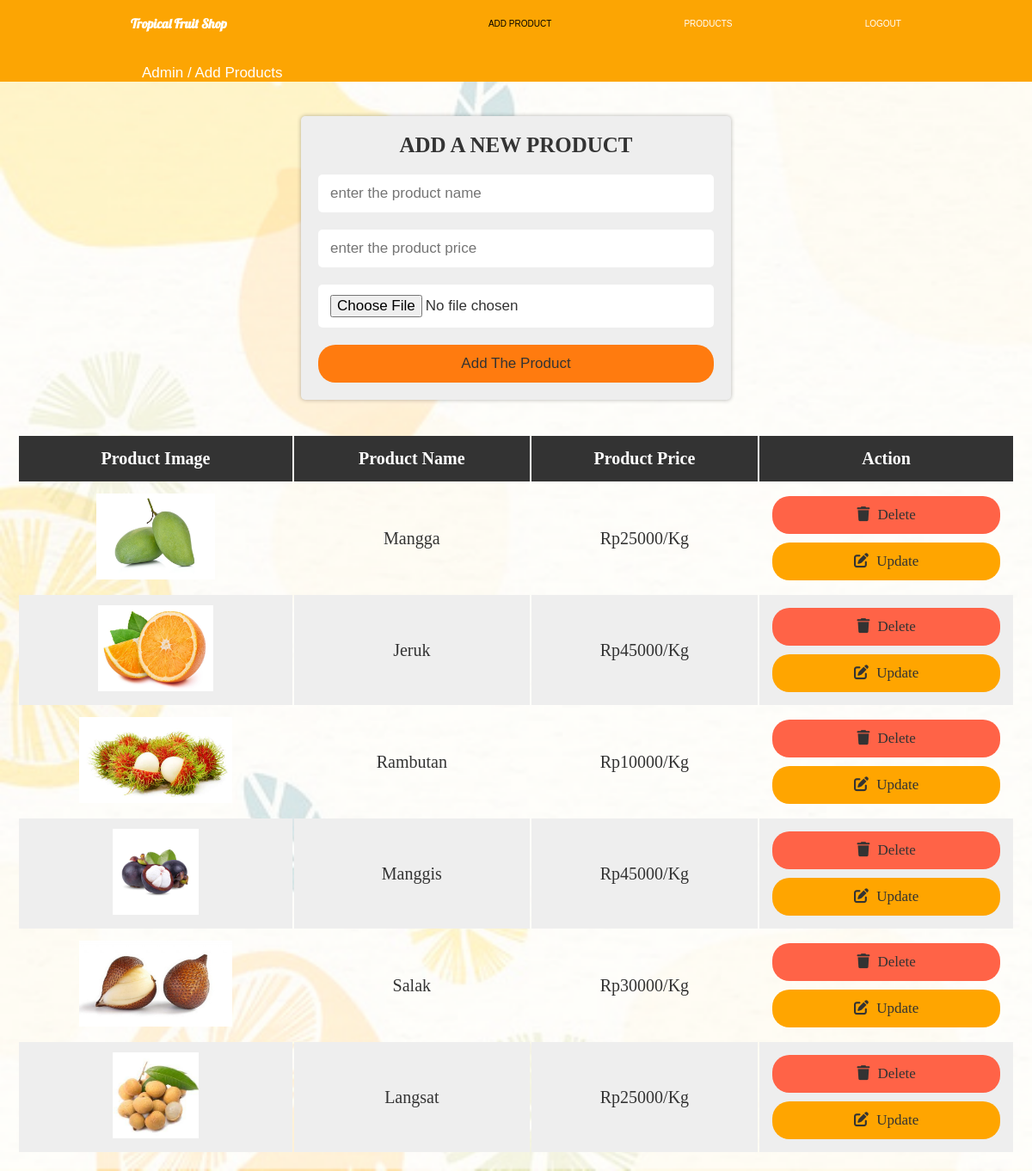
The app's page /admin.php with its own data.
### tables this page shows
CREATE TABLE `fruit` (
  `id` int(11) NOT NULL,
  `name` varchar(20) NOT NULL,
  `price` int(255) NOT NULL,
  `image` varchar(20) NOT NULL
);

### admin.php (the view, shortened to what this page needs)
<?php
require 'config.php';
?>
<!DOCTYPE html>
<html lang="en">
<head>
   <link rel="stylesheet" href="https://cdnjs.cloudflare.com/ajax/libs/font-awesome/6.0.0/css/all.min.css">
   <link rel="stylesheet" href="css/admin.css">
</head>
<body>
<nav>
		<div class="logo">
			<h1><a href="index.html">Tropical Fruit Shop</a></h1>
		</div>
			 <ul>
				<li class="active"><a href="admin.php">ADD PRODUCT</a></li>
				<li><a href="vproducts.php">PRODUCTS</a></li>
				<li><a href="logout.php">LOGOUT</a></li>
			 </ul>
	</nav>
	<section class="label">
		<div class="bagian">
			<p>Admin / Add Products</p>
		</div>
	</section>
<div clss="container">
<section>
<form action="" method="post" class="add-product-form" enctype="multipart/form-data">
   <h3>add a new product</h3>
   <input type="text" name="p_name" placeholder="enter the product name" class="box" required>
   <input type="number" name="p_price" min="0" placeholder="enter the product price" class="box" required>
   <input type="file" name="p_image" accept="image/png, image/jpg, image/jpeg" class="box" required>
   <input type="submit" value="add the product" name="add_product" class="btn">
</form>
</section>
<section class="display-product-table">
   <table>
      <thead>
         <th>product image</th>
         <th>product name</th>
         <th>product price</th>
         <th>action</th>
      </thead>
      <tbody>
         <?php
            $select_products = mysqli_query($conn, "SELECT * FROM `fruit`");
            if(mysqli_num_rows($select_products) > 0){
               while($row = mysqli_fetch_assoc($select_products)){
         ?>
         <tr>
            <td><img src="img/<?php echo $row['image']; ?>" height="100" alt=""></td>
            <td><?php echo $row['name']; ?></td>
            <td>Rp<?php echo $row['price']; ?>/Kg</td>
            <td>
               <a href="admin.php?delete=<?php echo $row['id']; ?>" class="delete-btn" onclick="return confirm('are your sure you want to delete this?');"> <i class="fas fa-trash"></i> delete </a>
               <a href="admin.php?edit=<?php echo $row['id']; ?>" class="option-btn"> <i class="fas fa-edit"></i> update </a>
            </td>
         </tr>
         <?php
            };
            }else{
               echo "<div class='empty'>no product added</div>";
            };
         ?>
      </tbody>
   </table>
</section>
</div>
</body>
</html>

### css/admin.css (style rules this page uses)
:root { --accent: #ffd079; --bg: #ffffff; --blue:#2980b9; --red:tomato; --orange:orange; --black:#333; --white:#fff; --bg-color:#eee; --dark-bg:rgba(0,0,0,.7); --box-shadow:0 .5rem 1rem rgba(0,0,0,.1); --border:.1rem solid #999; }
* { margin:0; padding:0; box-sizing: border-box; outline: none; border:none; text-decoration: none; text-transform: capitalize; }
body { background-image: url('../img/Untitled\ design.png'); background-repeat: no-repeat; background-attachment: fixed; background-size: cover; }
a { color: inherit; text-decoration: none; }
li a { font-family: sans-serif; }
.bagian { width:75%; margin:0 auto; }
.label { background-color: #FCA503; color: #fff; }
.label .bagian p { font-family: sans-serif; font-size: 17px; float: left; }
Nav { display: flex; background-color: #FCA503; justify-content: space-around; height: 55px; align-items: center; color: #ffffff; }
Nav .logo { font-family: 'Lobster'; }
Nav ul { display: flex; list-style: none; width: 40%; justify-content: space-between; cursor: pointer; }
Nav ul li a { text-decoration: none; display: block; }
.active { color: #000000; }
.btn, .option-btn, .delete-btn { display: block; width: 100%; text-align: center; background-color: #fabc48; color:var(--white); font-size: 1.7rem; padding:1.2rem 3rem; border-radius: .5rem; cursor: pointer; margin-top: 1rem; }
.option-btn i, .delete-btn i { padding-right: .5rem; }
.option-btn { background-color: var(--orange); }
.delete-btn { margin-top: 0; background-color: var(--red); }
.add-product-form { max-width: 40rem; background-color: #ffffff; border-radius: .5rem; padding:2rem; margin:0 auto; margin-top: 2rem; margin-bottom: 2rem; box-shadow: 0 0 5px rgba(0,0,0,.3); }
.add-product-form h3 { font-size: 2.5rem; margin-bottom: 1rem; color:var(--black); text-transform: uppercase; text-align: center; }
.add-product-form .box { text-transform: none; padding:1.2rem 1.4rem; font-size: 1.7rem; border-radius: 30rem; border-color: #fabc48; margin:1rem 0; width: 100%; }
.display-product-table table { width: 100%; text-align: center; }
.display-product-table table thead th { padding:1.5rem; font-size: 2rem; background-color: var(--black); color:var(--white); }
.display-product-table table td { padding:1.5rem; font-size: 2rem; color:var(--black); }
.display-product-table table td:first-child { padding:0; }
.display-product-table table tr:nth-child(even) { background-color: var(--bg-color); }
html { font-size: 62.5%; overflow-x: hidden; }
section { padding:2rem; }
.btn, .option-btn, .delete-btn { display: block; width: 100%; text-align: center; background-color:#ff7b0f ; color:var(--black); font-size: 1.7rem; padding:1.2rem 3rem; border-radius: 2rem; cursor: pointer; margin-top: 1rem; }
.add-product-form { max-width: 50rem; background-color: var(--bg-color); border-radius: .5rem; padding:2rem; margin:0 auto; margin-top: 2rem; }
.add-product-form .box { text-transform: none; padding:1.2rem 1.4rem; font-size: 1.7rem; color:var(--black); border-radius: .5rem; background-color: var(--white); margin:1rem 0; width: 100%; }

### records on screen
fruit: image (picture), name "Mangga", price "25000"
fruit: image (picture), name "Jeruk", price "45000"
fruit: image (picture), name "Rambutan", price "10000"
fruit: image (picture), name "Manggis", price "45000"
fruit: image (picture), name "Salak", price "30000"
fruit: image (picture), name "Langsat", price "25000"
